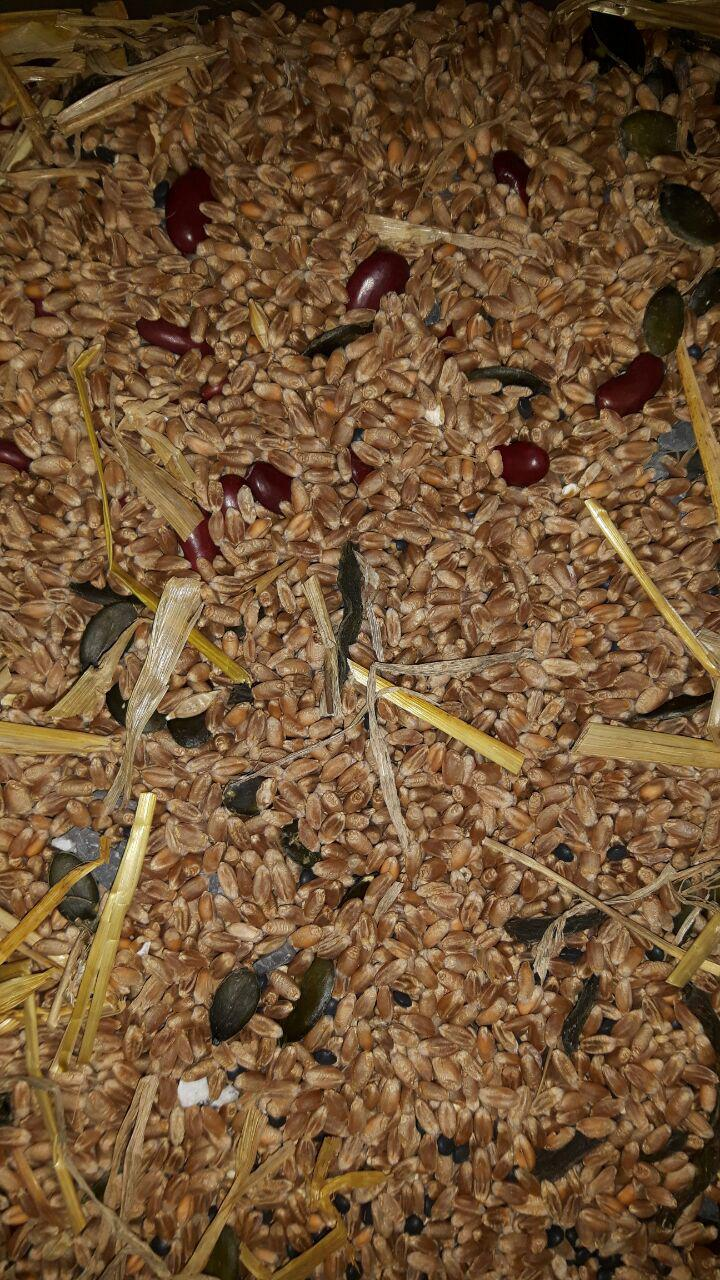
#> input picture contamination_detection/src/contamination1.jpg, 720 x 1280 px, found by its file name
$ jupyter execute --allow-errors DeseaseDetection.ipynb
#> lines starting #> are read from the running program, lines starting #| are printed output that depends on the picture; after the words box and inside, x2 and y2 are one past the last pixel; in counts of white or black regions, pixels touching at a corner belong together
[cell 1]
import numpy as np
import cv2
cv2.ocl.setUseOpenCL(False)
from matplotlib import pyplot as plt
import contamination_detection

## Load images, one contaminated and other one not contaminated

[cell 2]
path = "/home/natalija/Documents/HackZurich/contamination_detection/contamination1.jpg"
no_path = "/home/natalija/Documents/HackZurich//contamination_detection/no_contamination1.jpg"

#> (the rest of this cell did not finish here and is left out)

## Blob detection
https://www.learnopencv.com/blob-detection-using-opencv-python-c/

[cell 3]

# Read image
im = cv2.imread('/home/natalija/Documents/HackZurich/contamination_detection/contamination1.jpg', cv2.IMREAD_GRAYSCALE)
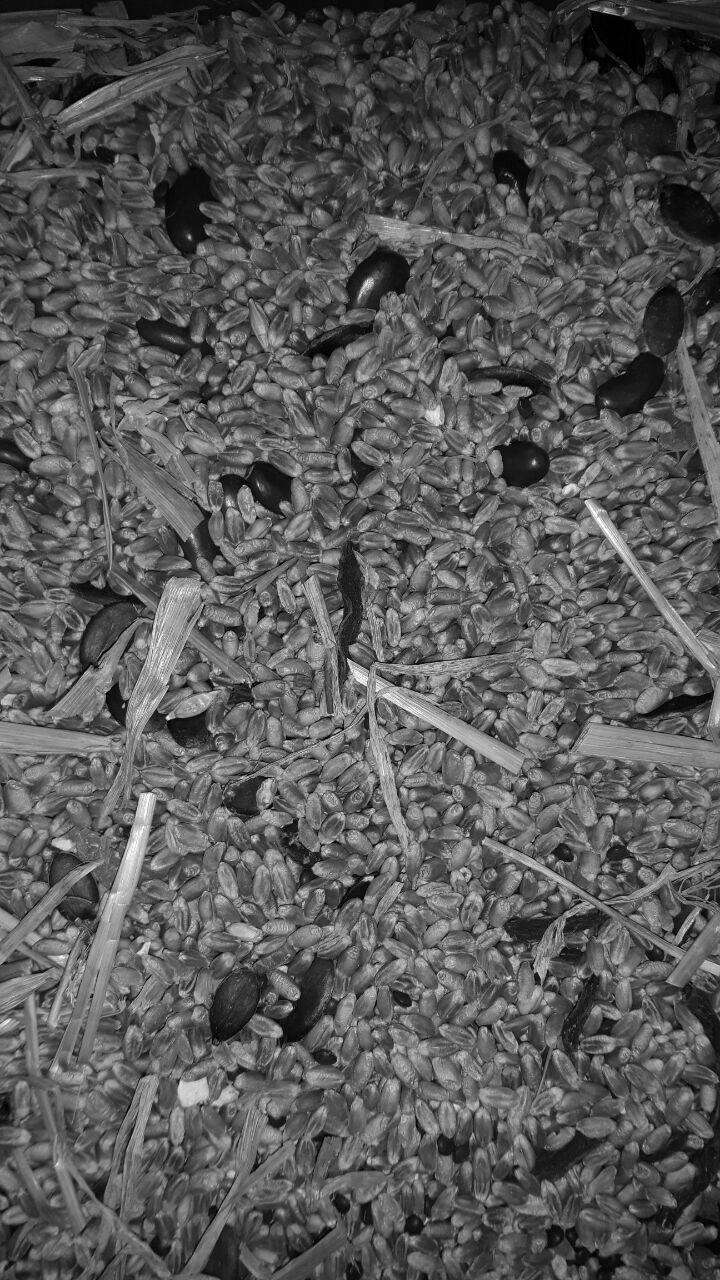
#> im: shape (1280, 720); min 0, max 255, mean 88.5
# Set up the detector with default parameters.
d = cv2.Canny(im, 0, 230 )
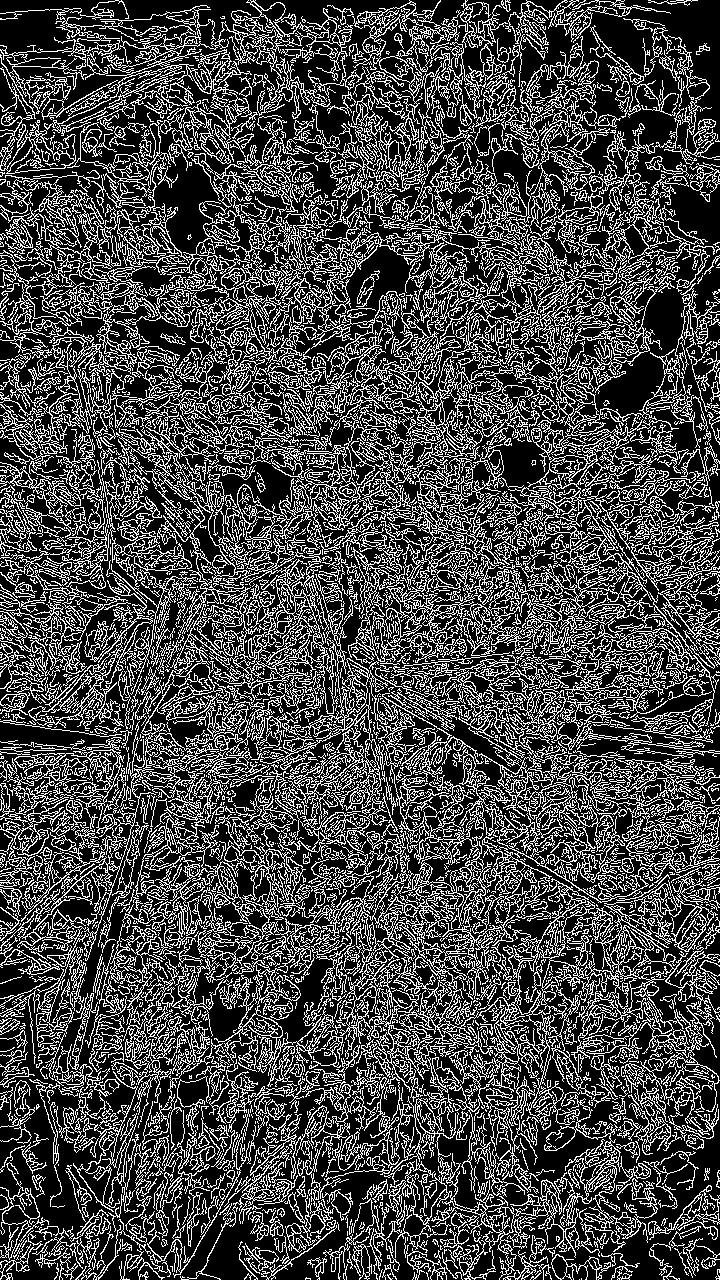
#> d: shape (1280, 720); 28% white in thin lines or dots
for i in range(5):
    d = cv2.dilate(d, None, iterations=1)
    D = cv2.blur(d, (5,5))
    d = cv2.erode(d, None, iterations=1)
    plt.axis("off")
    plt.imshow(d, "gray")
    plt.show()
#> this loop made 5 passes
#> pass 1, `D = cv2.blur(d, (5,5))`:
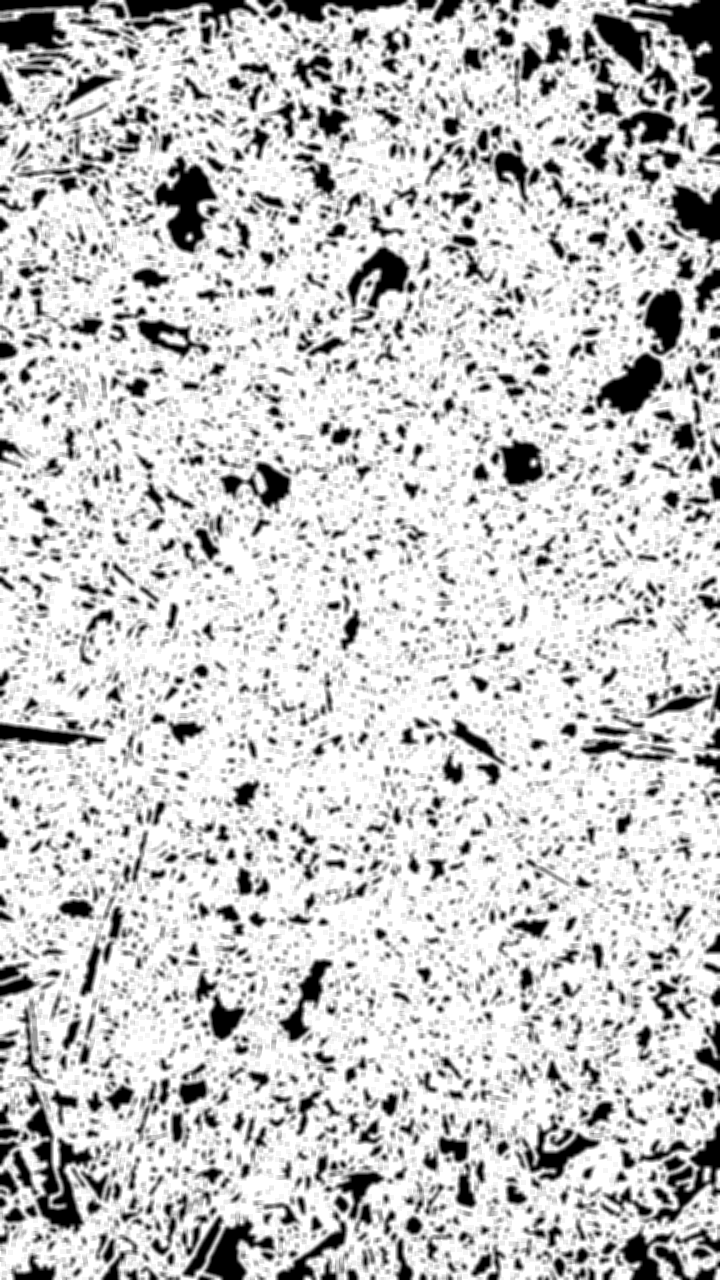
#> D: shape (1280, 720); min 0, max 255, mean 199.2
#> pass 1, `d = cv2.erode(d, None, iterations=1)`:
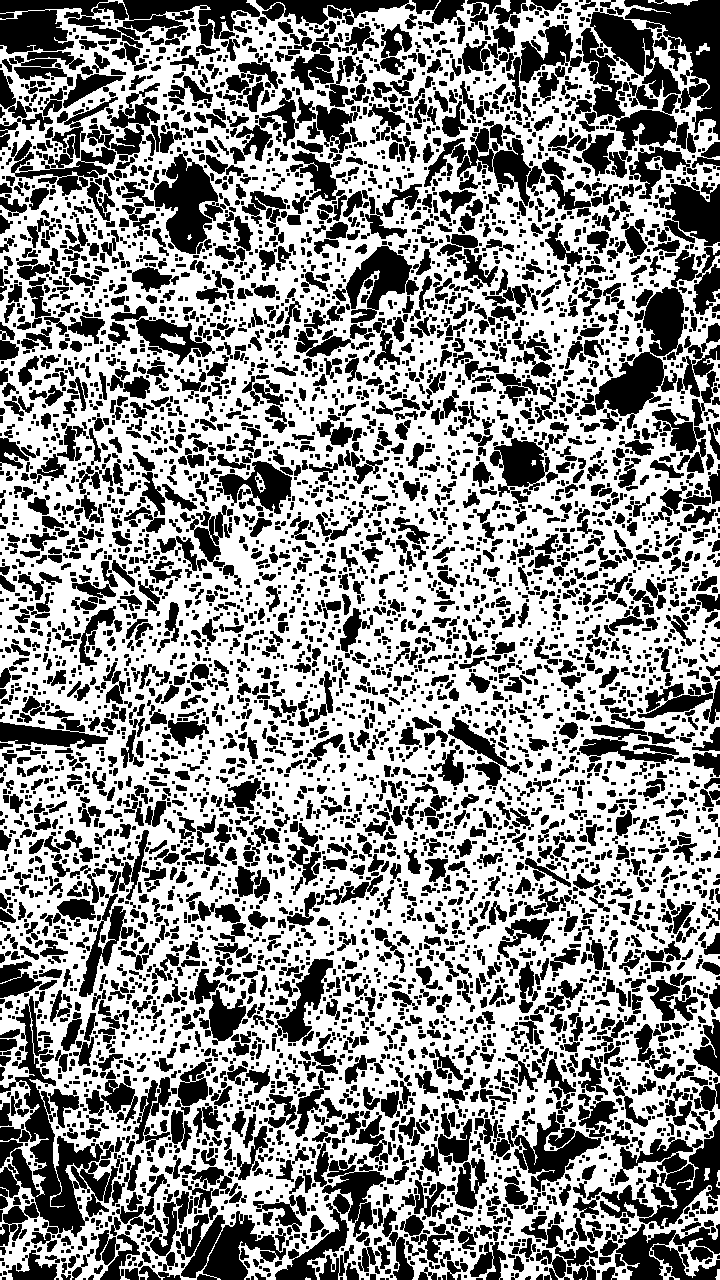
#> d: shape (1280, 720); 56.4% white; 6016 black regions (3031 under 20 px), largest, box (x1, y1, x2, y2) and area: (0, 996, 118, 1246) 9424, (576, 0, 720, 153) 9218, (0, 0, 260, 71) 8594

## Detect feature in image, one by one all 8
https://www.learnopencv.com/blob-detection-using-opencv-python-c/
http://opencv-python-tutroals.readthedocs.io/en/latest/py_tutorials/py_feature2d/py_feature_homography/py_feature_homography.html

[cell 4]
MIN_MATCH_COUNT = 10

img1 = cv2.imread('/home/natalija/Documents/HackZurich/contamination_detection/contamination1_f.jpg',0)  # queryImage
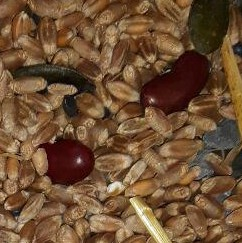
#> input picture contamination_detection/src/contamination1_f.jpg, 242 x 243 px, found by its file name
#> img1: shape (243, 242); min 0, max 255, mean 87.1
img2 = cv2.imread('/home/natalija/Documents/HackZurich/contamination_detection/first.jpg',0) # trainImage
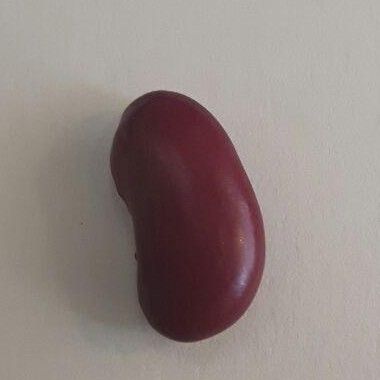
#> input picture contamination_detection/src/first.jpg, 380 x 380 px, found by its file name
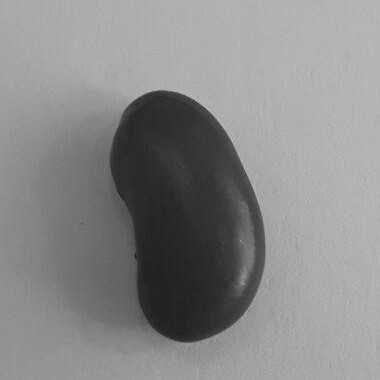
#> img2: shape (380, 380); min 29, max 195, mean 137.3

# Initiate SIFT detector
sift = cv2.xfeatures2d.SIFT_create()


# find the keypoints and descriptors with SIFT
kp1, des1 = sift.detectAndCompute(img1, None)
#> kp1 = 836 keypoints; strongest (x, y, size): (79, 161, 3.3), (152, 100, 3.1), (112, 188, 5.1), (108, 183, 3.7)
kp2, des2 = sift.detectAndCompute(img2, None)
#> kp2 = 42 keypoints; strongest (x, y, size): (242, 280, 7.8), (149, 90, 3.9), (224, 128, 2.2), (254, 186, 3.3)

img1 = cv2.blur(img1, (5,5))
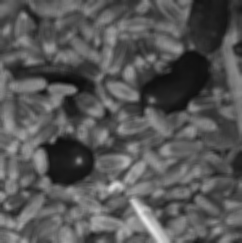
#> img1: shape (243, 242); min 10, max 232, mean 87.1

FLANN_INDEX_KDTREE = 0

flann = cv2.BFMatcher(cv2.NORM_L1,crossCheck=False)
matches = flann.knnMatch(des1, des2, k=2)
#> matches = 836 matches

# store all the good matches as per Lowe's ratio test.
good = []
for m,n in matches:
    if m.distance < 0.85*n.distance:
        good.append(m)
#> after the loop, good = 3 matches

if len(good)>MIN_MATCH_COUNT:
    src_pts = np.float32([ kp1[m.queryIdx].pt for m in good ]).reshape(-1,1,2)
    dst_pts = np.float32([ kp2[m.trainIdx].pt for m in good ]).reshape(-1,1,2)

    M, mask = cv2.findHomography(src_pts, dst_pts, cv2.RANSAC,5.0)
    matchesMask = mask.ravel().tolist()

    h,w = img1.shape
    pts = np.float32([ [0,0],[0,h-1],[w-1,h-1],[w-1,0] ]).reshape(-1,1,2)
    dst = cv2.perspectiveTransform(pts,M)

    img2 = cv2.polylines(img2,[np.int32(dst)], True, 255, 3, cv2.LINE_AA)

else:
    print("Not enough matches are found - %d/%d" % (len(good),MIN_MATCH_COUNT))
#| Not enough matches are found - 3/10
    matchesMask = None

draw_params = dict(matchColor = (0,255,0), # draw matches in green color
                   singlePointColor = None,
                   matchesMask = matchesMask, # draw only inliers
                   flags = 2)

img3 = cv2.drawMatches(img1,kp1,img2,kp2,good,None,**draw_params)
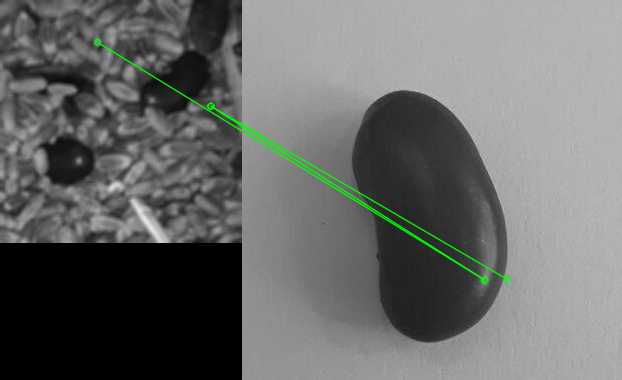
#> img3: shape (380, 622, 3); mean of channels 0, 1, 2 105, 106.6, 105; drawn as B, G, R

plt.imshow(img3, 'gray'),plt.show()
